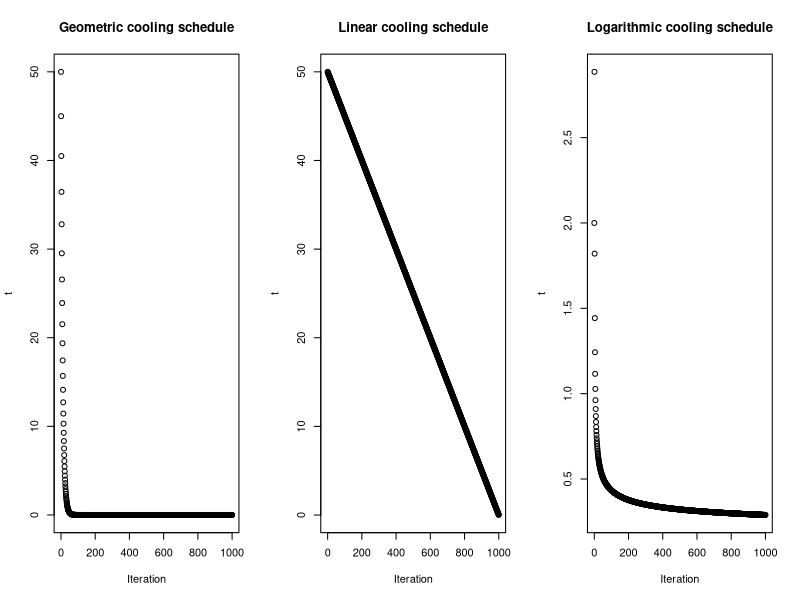

Source code (R):
## ---- chunk 1
knitr::opts_chunk$set(echo = TRUE)
## ---- chunk 2
par(mfrow=c(1,3))
Iteration = 0:1000
t = 50*0.9^Iteration
exp <- plot(Iteration,t, main="Geometric cooling schedule")

t = 50 - Iteration*((50 - 0.01)/1000)
line <- plot(Iteration,t, main="Linear cooling schedule")

y = 2
t = c(2)
for (i in 1:1000){
  y = 2/log(1 + i)
  t = c(t, y)
}
lo <- plot(Iteration,t, main ="Logarithmic cooling schedule")


